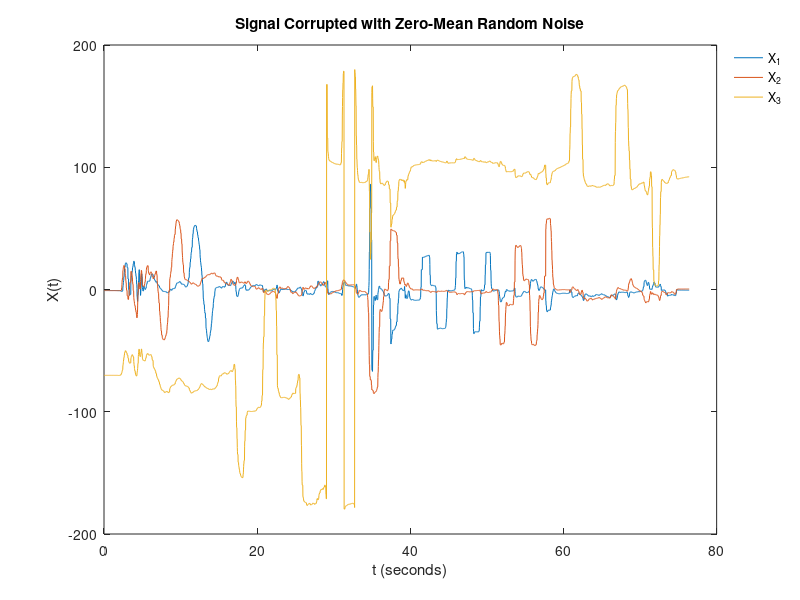
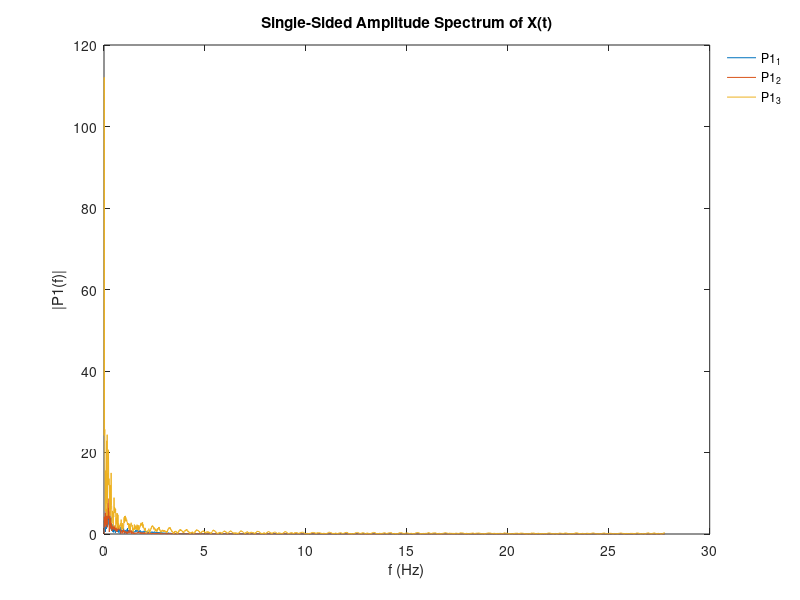

These charts were generated, in order, by the following MATLAB code: (Note: this script raises an error after producing the figures.)
%% Noisy Signal
% Use Fourier transforms to find the frequency components of a signal buried 
% in noise.
% 假设数据按列存储，每一列是一种数据，L为数据长度，num为存储数据的数量
clc;clear all;close all;
X=load('all_17.01.22.csv'); %acc or gyro
%% 
% calculate the sampling time and frequency.

T=0.018; % Sampling period  (second)
Fs=1/T; % Sampling frequency
L = size(X,1);   % Length of signal
t = (0:L-1)*T;        % Time vector
num = size(X,2);   % num of data type, like acc_x,acc_y,acc_z, then the num = 3
le_str = cell(num,1);  % for legen

%% 
% 
%% 
% Plot the noisy signal in the time domain. It is difficult to identify the 
% frequency components by looking at the signal |X(t)|. 

figure,
for i = 1:num
    plot(t,X(:,i));
    le_str{i} = ['X_',num2str(i)];
    hold on;
end

title('Signal Corrupted with Zero-Mean Random Noise')
xlabel('t (seconds)')
ylabel('X(t)')
legend(le_str,'Location','northeastoutside','box','off');





%% 
% Compute the Fourier transform of the signal. 

Y = fft(X);
%% 
% Compute the two-sided spectrum |P2|. Then compute the single-sided spectrum 
% |P1| based on |P2| and the even-valued signal length |L|.

P2 = abs(Y/L);
P1 = P2(1:L/2+1,:);
P1(2:end-1,:) = 2*P1(2:end-1,:);
%% 
% Define the frequency domain |f| and plot the single-sided amplitude spectrum 
% |P1|. The amplitudes are not exactly at 0.7 and 1, as expected, because of the 
% added noise. On average, longer signals produce better frequency approximations.
figure,
f = Fs*(0:(L/2))/L;
for i = 1:num
    plot(f,P1(:,i));
    le_str{i} = ['P1_',num2str(i)];
    hold on;
end
title('Single-Sided Amplitude Spectrum of X(t)')
xlabel('f (Hz)')
ylabel('|P1(f)|')
legend(le_str,'Location','northeastoutside','box','off');

%%功率谱密度
window = hamming(256);
noverlap = 128;
nfft = 2^nextpow2(length(window));
fs = Fs;
%%
% figure,
% subplot(131)
% spectrogram(X(:,1), window, noverlap, nfft,fs, 'yaxis');  % Display the spectrogram
% title('Call directly')
% h=colorbar;
% h.Label.String = 'Power/Frequency(dB/Hz)'
% 
% [SS, FF, TT, PP] = spectrogram(X(:,1), window, noverlap, nfft,fs);
% subplot(132)
% imagesc(TT,FF,10*log10(PP));
% set(gca,'YDir','normal')
% title('Draw with P')
% h=colorbar;
% h.Label.String = 'Power/Frequency(dB/Hz)'
% 
% subplot(133)
% k = 2/(fs*(window'*window))
% imagesc(TT,FF,10*log10(abs(SS).*abs(SS)*k));
% set(gca,'YDir','normal')
% title('Draw with S')
% h=colorbar;
% h.Label.String = 'Power/Frequency(dB/Hz)'
%%
figure,
[SS1, FF1, TT1, PP1] = spectrogram(X(:,1), window, noverlap, nfft,fs);
[~, ~, ~, PP2] = spectrogram(X(:,1), window, noverlap, nfft,fs);
[~, ~, ~, PP3] = spectrogram(X(:,1), window, noverlap, nfft,fs);
PP=PP1+PP2+PP3;
imagesc(TT1,FF1,10*log10(PP));
set(gca,'YDir','normal')
title('Draw with P')
h=colorbar;
h.Label.String = 'Power/Frequency(dB/Hz)'